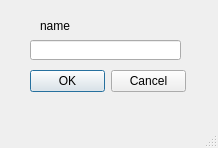
<?xml version="1.0" encoding="UTF-8"?>
<ui version="4.0">
 <class>save_preset</class>
 <widget class="QMainWindow" name="save_preset">
  <property name="geometry">
   <rect>
    <x>0</x>
    <y>0</y>
    <width>218</width>
    <height>148</height>
   </rect>
  </property>
  <property name="windowTitle">
   <string>MainWindow</string>
  </property>
  <widget class="QWidget" name="centralwidget">
   <widget class="QLineEdit" name="line_save_preset_name">
    <property name="geometry">
     <rect>
      <x>30</x>
      <y>40</y>
      <width>151</width>
      <height>20</height>
     </rect>
    </property>
   </widget>
   <widget class="QDialogButtonBox" name="btb_save">
    <property name="geometry">
     <rect>
      <x>30</x>
      <y>70</y>
      <width>156</width>
      <height>23</height>
     </rect>
    </property>
    <property name="standardButtons">
     <set>QDialogButtonBox::Cancel|QDialogButtonBox::Ok</set>
    </property>
   </widget>
   <widget class="QLabel" name="label">
    <property name="geometry">
     <rect>
      <x>40</x>
      <y>20</y>
      <width>56</width>
      <height>12</height>
     </rect>
    </property>
    <property name="text">
     <string>name</string>
    </property>
   </widget>
  </widget>
  <widget class="QMenuBar" name="menubar">
   <property name="geometry">
    <rect>
     <x>0</x>
     <y>0</y>
     <width>218</width>
     <height>21</height>
    </rect>
   </property>
  </widget>
  <widget class="QStatusBar" name="statusbar"/>
 </widget>
 <resources/>
 <connections/>
</ui>
